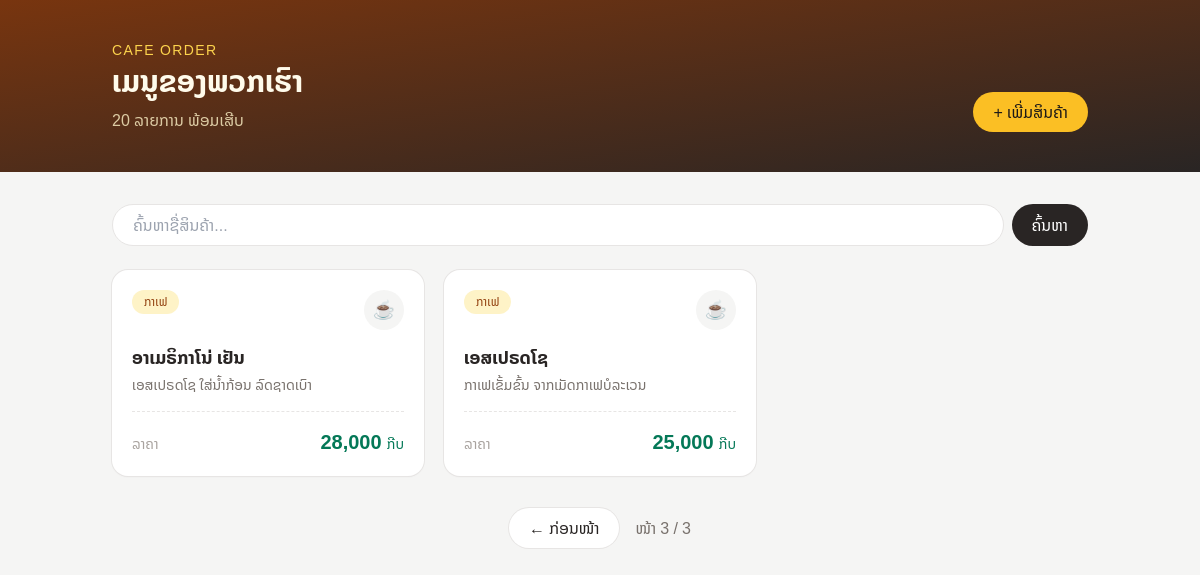
The app's page /menu/?page=3 with its own data.
### menu/models.py (models this page shows, shortened)
class Product(models.Model):
    category = models.ForeignKey(
        Category, on_delete=models.CASCADE, related_name='products'
    )
    name = models.CharField(max_length=100)
    description = models.TextField(blank=True)
    price = models.DecimalField(max_digits=10, decimal_places=0)
    is_available = models.BooleanField(default=True)
    created_at = models.DateTimeField(auto_now_add=True)
    class Meta:
        ordering = ['-created_at']

class Category(models.Model):
    name = models.CharField(max_length=50)

### menu/views.py (the view)
# urls.py: path('', views.menu_list, name='menu_list'),
def menu_list(request):
    qs = Product.objects.filter(is_available=True)
    q = request.GET.get('q', '')
    if q:
        qs = qs.filter(name__icontains=q)
    page = Paginator(qs, 9).get_page(request.GET.get('page'))
    return render(request, 'menu/list.html', {'page': page, 'q': q})

### menu/templates/menu/list.html (shortened to what this page needs)
{% load humanize %}
<!DOCTYPE html>
<html lang="lo">
<head>
  <script src="https://cdn.tailwindcss.com"></script>
</head>
<body class="bg-stone-100 min-h-screen text-stone-800">
  <header class="bg-gradient-to-br from-amber-900 to-stone-800 text-amber-50">
    <div class="max-w-5xl mx-auto px-6 py-10 flex flex-wrap items-end justify-between gap-4">
      <div>
        <p class="text-sm tracking-widest uppercase text-amber-300">Cafe Order</p>
        <h1 class="text-3xl font-bold mt-1">ເມນູຂອງພວກເຮົາ</h1>
        <p class="mt-2 text-amber-100/80">
          {% if q %}ພົບ {{ page.paginator.count }} ລາຍການ ສຳລັບ "{{ q }}"{% else %}{{ page.paginator.count }} ລາຍການ ພ້ອມເສີບ{% endif %}
        </p>
      </div>
      <a href="{% url 'product_create' %}" class="rounded-full bg-amber-400 px-5 py-2 font-medium text-stone-900 hover:bg-amber-300">
        + ເພີ່ມສິນຄ້າ
      </a>
    </div>
  </header>
  <main class="max-w-5xl mx-auto px-6 py-8">
    <form method="get" class="mb-6 flex gap-2">
      <input type="search" name="q" value="{{ q }}" placeholder="ຄົ້ນຫາຊື່ສິນຄ້າ..."
             class="w-full rounded-full border border-stone-200 bg-white px-5 py-2 focus:outline-none focus:ring-2 focus:ring-amber-400">
      <button type="submit" class="shrink-0 rounded-full bg-stone-800 px-5 py-2 font-medium text-white hover:bg-stone-700">ຄົ້ນຫາ</button>
    </form>
    <div class="grid gap-5 sm:grid-cols-2 lg:grid-cols-3">
      {% for p in page %}
        <article class="group relative flex flex-col rounded-2xl bg-white p-5 shadow-sm ring-1 ring-stone-200 transition duration-200 hover:-translate-y-1 hover:shadow-lg hover:ring-amber-300">
          <div class="flex items-start justify-between gap-3">
            <span class="inline-flex items-center rounded-full bg-amber-100 px-3 py-1 text-xs font-medium text-amber-800">
              {{ p.category.name }}
            </span>
            <span class="flex h-10 w-10 shrink-0 items-center justify-center rounded-full bg-stone-100 text-lg transition group-hover:bg-amber-100">{% if p.category.name == "ຊາ" %}🍵{% elif p.category.name == "ເບເກີຣີ" %}🥐{% elif p.category.name == "ນ້ຳປັ່ນ & ໂຊດາ" %}🥤{% else %}☕{% endif %}</span>
          </div>
          <h2 class="mt-4 text-lg font-semibold leading-snug">
            <a href="{% url 'product_detail' p.pk %}" class="after:absolute after:inset-0 after:rounded-2xl group-hover:text-amber-800">
              {{ p.name }}
            </a>
          </h2>
          {% if p.description %}
            <p class="mt-1 text-sm text-stone-500 line-clamp-2">{{ p.description }}</p>
          {% endif %}
          <div class="mt-auto pt-4">
            <div class="flex items-baseline justify-between border-t border-dashed border-stone-200 pt-4">
              <span class="text-sm text-stone-400">ລາຄາ</span>
              <p class="text-xl font-bold text-emerald-700">
                {{ p.price|intcomma }} <span class="text-sm font-medium">ກີບ</span>
              </p>
            </div>
          </div>
        </article>
      {% empty %}
        <div class="col-span-full rounded-2xl border-2 border-dashed border-stone-300 bg-white p-10 text-center text-stone-500">
          {% if q %}ບໍ່ພົບສິນຄ້າທີ່ກົງກັບ "{{ q }}"{% else %}ຍັງບໍ່ມີສິນຄ້າ — ເພີ່ມໃນ admin ກ່ອນ{% endif %}
        </div>
      {% endfor %}
    </div>
    {% if page.paginator.num_pages > 1 %}
      <nav class="mt-8 flex items-center justify-center gap-4">
        {% if page.has_previous %}
          <a href="?page={{ page.previous_page_number }}{% if q %}&q={{ q|urlencode }}{% endif %}" class="rounded-full bg-white px-5 py-2 ring-1 ring-stone-200 hover:ring-amber-300">← ກ່ອນໜ້າ</a>
        {% endif %}
        <span class="text-stone-500">ໜ້າ {{ page.number }} / {{ page.paginator.num_pages }}</span>
      </nav>
    {% endif %}
  </main>
</body>
</html>

### menu/templates/menu/list.html (style rules this page uses)
body { font-family: 'Noto Sans Lao', sans-serif; }

### records on screen
Product: category.name "ກາເຟ", name "ອາເມຣິກາໂນ່ ເຢັນ", description "ເອສເປຣດໂຊ ໃສ່ນ້ຳກ້ອນ ລົດຊາດເບົາ", price "28,000"
Product: category.name "ກາເຟ", name "ເອສເປຣດໂຊ", description "ກາເຟເຂັ້ມຂົ້ນ ຈາກເມັດກາເຟບໍລະເວນ", price "25,000"

### other values on screen
{{ page.paginator.count }} "20"
{{ page.number }} "3"
{{ page.paginator.num_pages }} "3"
